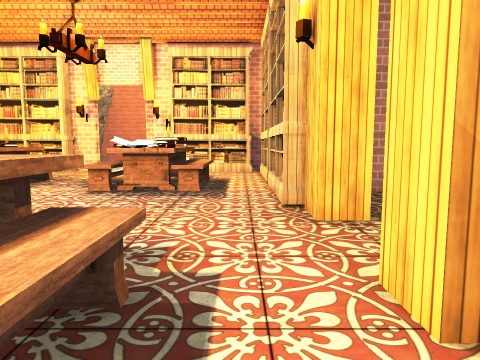
view 1 (above)

17 first-person views from a walk through a 3-D level made in the Unity game engine. The camera is 1.2 m above the floor, tilts 6° down and sees 70° across. The floor is counted in squares, 0.9 m on a side. Each view is taken from the middle of a square. On the plan, view 1 faces up. The plan holds only what a view shows up to about 15 squares ahead; the rest is blank. The place goes on beyond the plan. The player character is not drawn. Door leaves are left out, so doorways stand open. Some surface patterns are stand-ins.

view 2
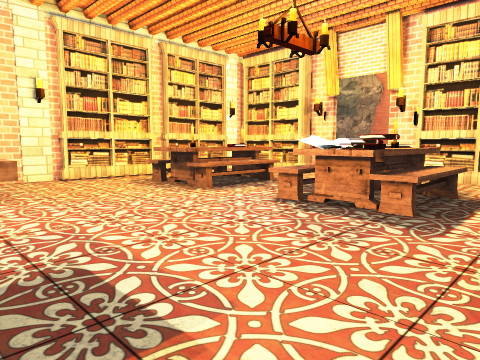

view 3
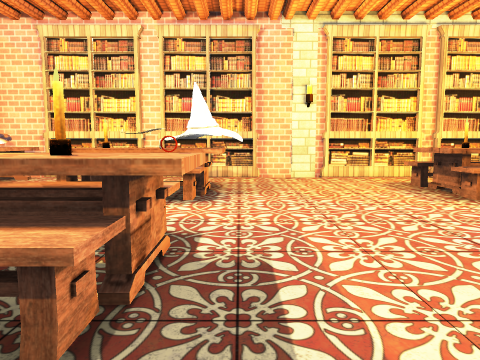

view 4
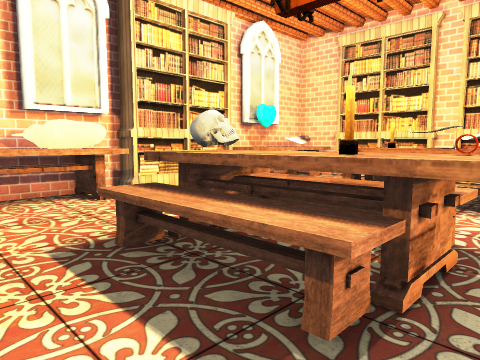

view 5
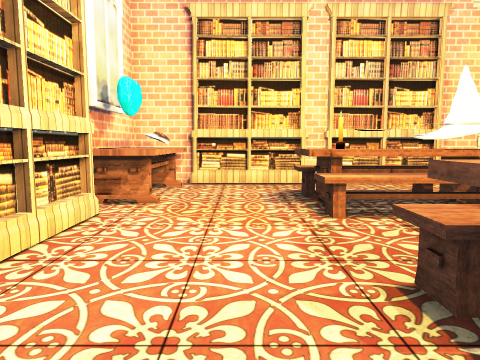

view 6
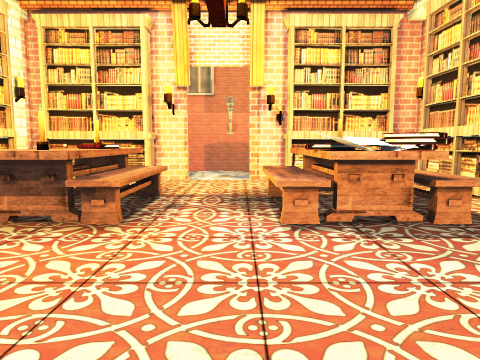

view 7
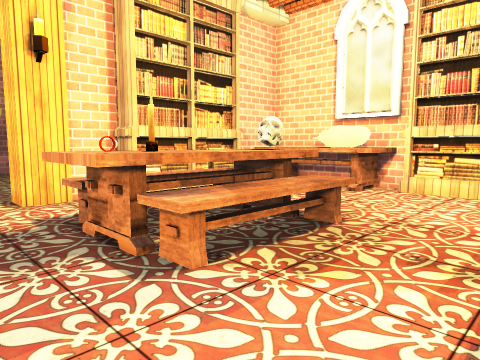

view 8
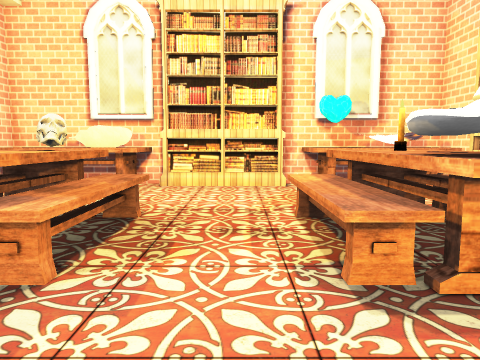

view 9
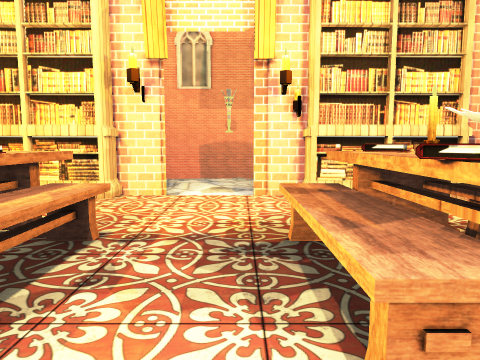

view 10
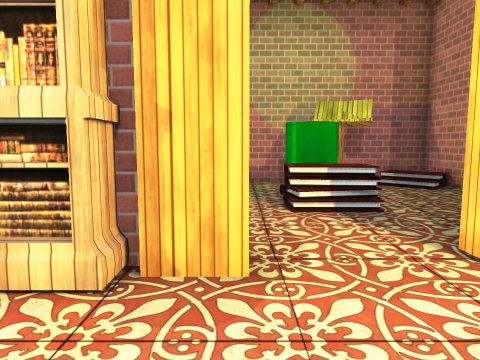

view 11
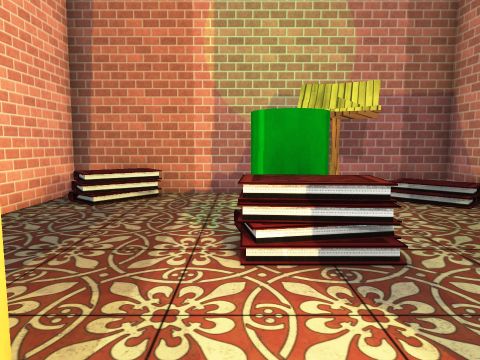

view 12
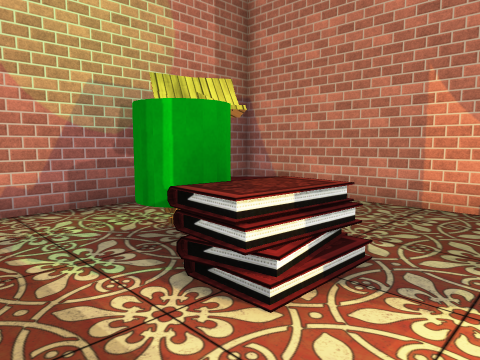

view 13
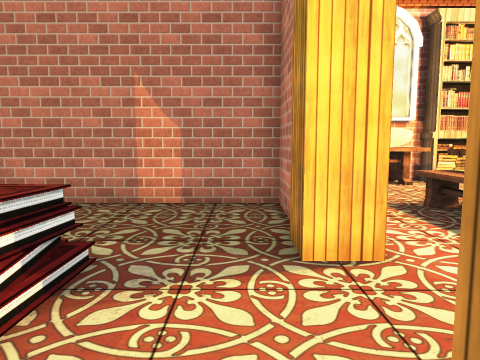

view 14
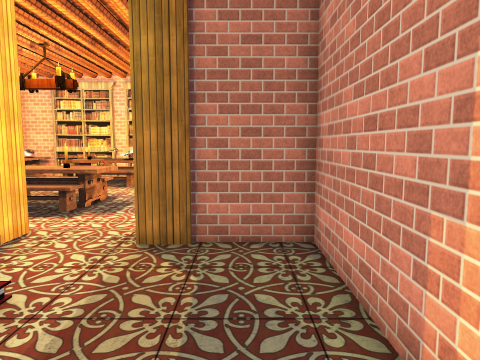

view 15
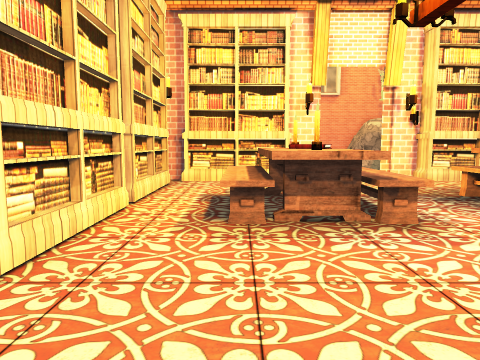

view 16
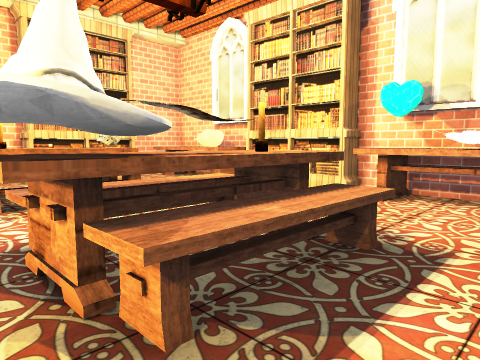

view 17
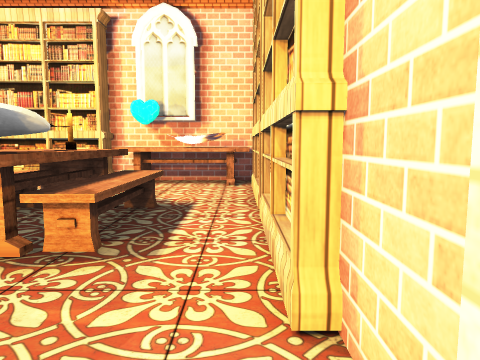

### Floor plan
Points are (right, up) in squares from view 1. A wall is a line through its corners. A room is listed if a view was taken in it or the views show most of it. See-through windows are left out.
Room 1 (views 1, 2, 3, 4, 5, 6, 7, 8, 9, 10, 11, 15, 16, 17)
walls: (-12.7, 7.4) (-12.7, 5.4); (1.3, 2.1) (1.3, 3.2) (2.3, 3.2); (2.3, 5.9) (1.3, 5.9) (1.3, 7.1); (1.6, 0.8) (1.6, 2.1); (-6.9, 17) (-8.2, 17); (-3.2, 17) (-4.6, 17); (-8.6, -5.6) (-7.4, -5.6); (-12, 17) (-12.7, 17) (-12.7, 15.8); (1.6, -5.6) (1.6, -3.2)
ways out: opening at (2, 4.5) to room 2; open door at (-5.6, 17.9)
objects: bookshelf (-13, -4) to (-13, 0); bookshelf (-13, 1) to (-13, 5); bookshelf (-13, 8) to (-13, 10); bookshelf (-13, 12) to (-13, 15); other object (-12, -6) to (-8, -4); bookshelf (-12, 16) to (-9, 17); chair (-10, 0) to (-10, 3); chair (-10, 10) to (-10, 13); candle (-9, 0); other object (-9, 1); other object (-9, 3) to (-8, 4); candle (-9, 10); other object (-9, 11); books (-9, 12) to (-8, 12); other object (-9, 13); chair (-8, 0) to (-7, 3); chair (-8, 10) to (-7, 13); bookshelf (-7, -6) to (-4, -5); chair (-4, 0) to (-4, 3); chair (-4, 9); books (-4, 10) to (-3, 11); chair (-4, 11) to (-4, 13); other object (-3, -6) to (1, -4); other object (-3, 0); other object (-3, 1) to (-3, 2); other object (-3, 3); other object (-3, 9); candle (-3, 12); books (-3, 13); bookshelf (-3, 16) to (0, 16); chair (-2, 0) to (-1, 3); candle (-2, 2); books (-2, 10); chair (-2, 10) to (-1, 13); bookshelf (1, -3) to (1, 1); bookshelf (1, 8) to (1, 11); bookshelf (1, 12) to (1, 15)
Room 2 (views 12, 13, 14)
walls: (2.3, 3.2) (2.3, 2.1); (2.3, 7.1) (2.3, 5.9); (2.1, 1.1) (2.1, -0.7) (10.3, -0.7) (10.3, 9.5) (2.1, 9.5) (2.1, 7)
ways out: opening at (2, 4.5) to room 1
objects: books (5, 3); cauldron (6, 4) to (8, 4); other object (8, 3); books (10, 7)
Room 3 (no view inside)
walls: (-12.7, -4.4) (-12.7, -5.6) (-11.4, -5.6)

Where each view was taken, in squares from view 1:
view 1: 0 up, 0 right, facing up
view 2: 3 up, 1 right, facing up-left
view 3: 4 up, 1 right, facing left
view 4: 4 up, 1 right, facing down-left
view 5: 2 down, 1 left, facing left
view 6: 4 up, 5 left, facing up
view 7: 5 up, 7 left, facing down-right
view 8: 6 up, 6 left, facing down
view 9: 8 up, 5 left, facing up
view 10: 6 up, 2 left, facing right
view 11: 5 up, 1 right, facing right
view 12: 7 up, 3 right, facing down-right
view 13: 7 up, 3 right, facing down
view 14: 8 up, 9 right, facing left
view 15: 4 up, 10 left, facing up
view 16: 4 up, 12 left, facing down-right
view 17: 7 up, 12 left, facing down
